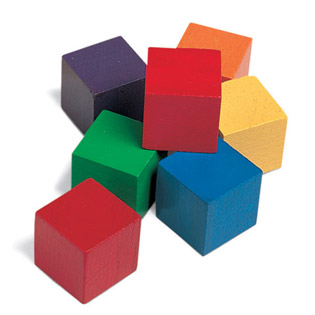
#> input picture cubes.jpg, 315 x 315 px
$ python corners.py
#> lines starting #> are read from the running program, lines starting #| are printed output that depends on the picture; after the words box and inside, x2 and y2 are one past the last pixel; in counts of white or black regions, pixels touching at a corner belong together
import cv2
import numpy as np

fname = 'cubes.jpg'
img = cv2.imread(fname)
#> img is the input picture: shape (315, 315, 3); mean B, G, R 176.7, 178.3, 194.3
gray = cv2.cvtColor(img,cv2.COLOR_BGR2GRAY)
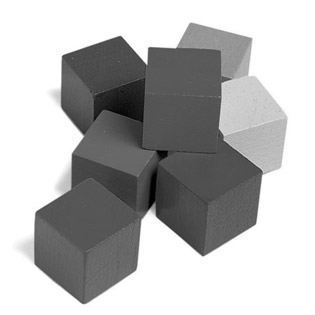
#> gray: shape (315, 315); min 0, max 255, mean 182.9

gray = np.float32(gray)
dst = cv2.cornerHarris(gray,2,3,0.04)
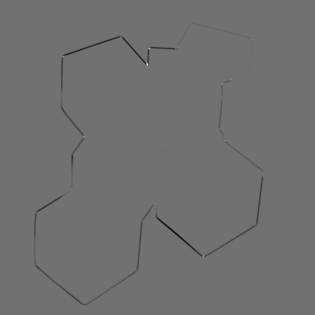
#> dst: shape (315, 315) float32; min -32057232, max 40016568, mean -168012; drawn with min black and max white
dst = cv2.dilate(dst,None)
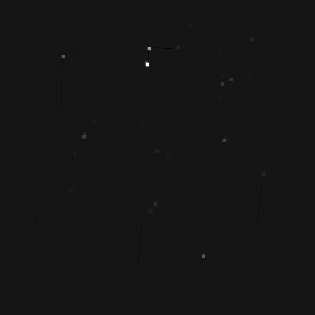
#> dst: shape (315, 315) float32; min -3742511.8, max 40016568, mean 13054.2; drawn with min black and max white
ret, dst = cv2.threshold(dst,0.01*dst.max(),255,0)
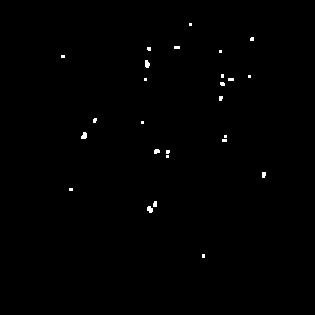
#> dst: shape (315, 315) float32; 0.43% white; 26 white regions (20 under 20 px), largest, box (x1, y1, x2, y2) and area: (81, 132, 87, 139) 33, (145, 60, 150, 68) 32, (147, 206, 153, 213) 32, (154, 149, 160, 154) 25, (262, 172, 266, 178) 22, (153, 201, 157, 207) 22
#> ret = 400165.7
dst = np.uint8(dst)

ret, labels, stats, centroids = cv2.connectedComponentsWithStats(dst)
#> labels: shape (315, 315) int32; 27 distinct labels, from 0 to 26
#> ret = 27; stats = 27 rows, first 6: [0, 0, 315, 315, 98799], [189, 23, 3, 3, 9], [250, 37, 4, 4, 15], [147, 47, 4, 4, 15], [174, 46, 6, 3, 18], [219, 50, 3, 3, 9]; centroids = 27 pairs, first value 62.5 to 263.4, second value 24 to 255.5

criteria = (cv2.TERM_CRITERIA_EPS + cv2.TERM_CRITERIA_MAX_ITER, 100, 0.001)
corners = cv2.cornerSubPix(gray,np.float32(centroids),(5,5),(-1,-1),criteria)
#> corners = 27 pairs, first value 61.6 to 262.9, second value 21.97 to 256.2

res = np.hstack((centroids,corners))
#> res = 27 rows, first 6: [156.9, 157.2, 158.8, 160.6], [190, 24, 189.8, 21.97], [251.6, 38.6, 251.9, 37.8], [148.6, 48.4, 147.9, 46.75], [176.5, 47, 175.1, 47.84], [220, 51, 220.3, 50.43]
res = np.int0(res)
#> res = 27 rows, first 6: [156, 157, 158, 160], [190, 24, 189, 21], [251, 38, 251, 37], [148, 48, 147, 46], [176, 47, 175, 47], [220, 51, 220, 50]
img[res[:,1],res[:,0]] = [0,0,255]
#> img: shape (315, 315, 3); 0.03% of pixels changed, all inside (x1, y1, x2, y2) = (62, 24, 264, 256)
img[res[:,3],res[:,2]] = [0,255,0]
#> img: shape (315, 315, 3); mean B, G, R 176.7, 178.3, 194.3

cv2.imwrite('subpixel15.png',img)

cv2.imshow('dst',img)
if cv2.waitKey(0) & 0xff == 27:
#> (key Esc is pressed here)
	cv2.destroyAllWindows()

$ run again, with IMG_0695.JPG copied over cubes.jpg
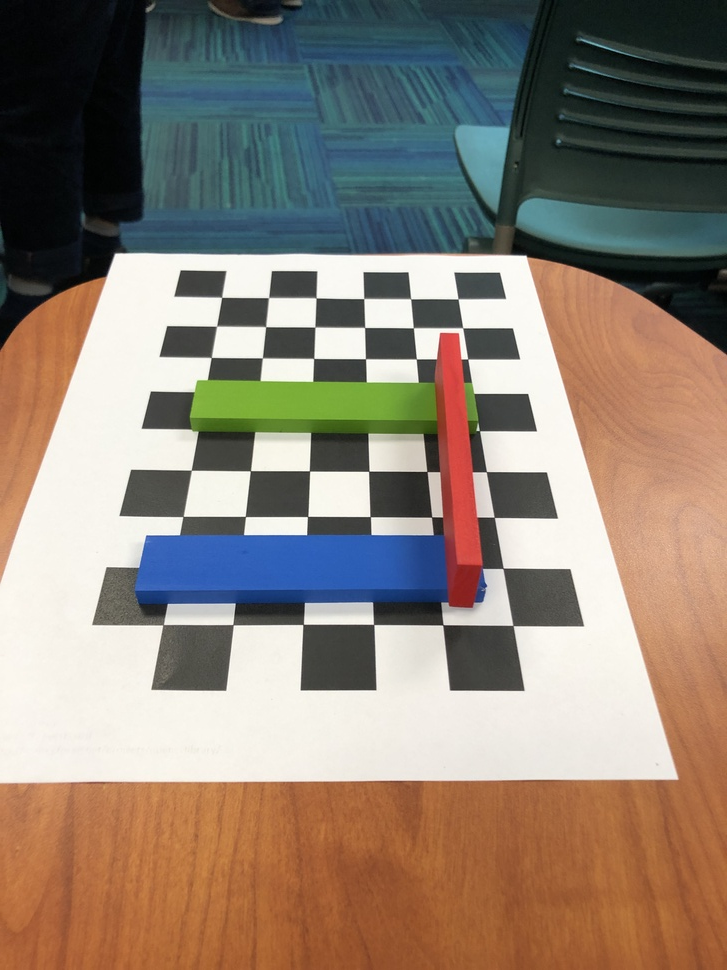
#> input picture IMG_0695.JPG, 727 x 970 px, shrunk from 3024 x 4032 before the run
#> img is the input picture: shape (970, 727, 3); mean B, G, R 116.1, 128.4, 141.3
#> `gray = cv2.cvtColor(img,cv2.COLOR_BGR2GRAY)`:
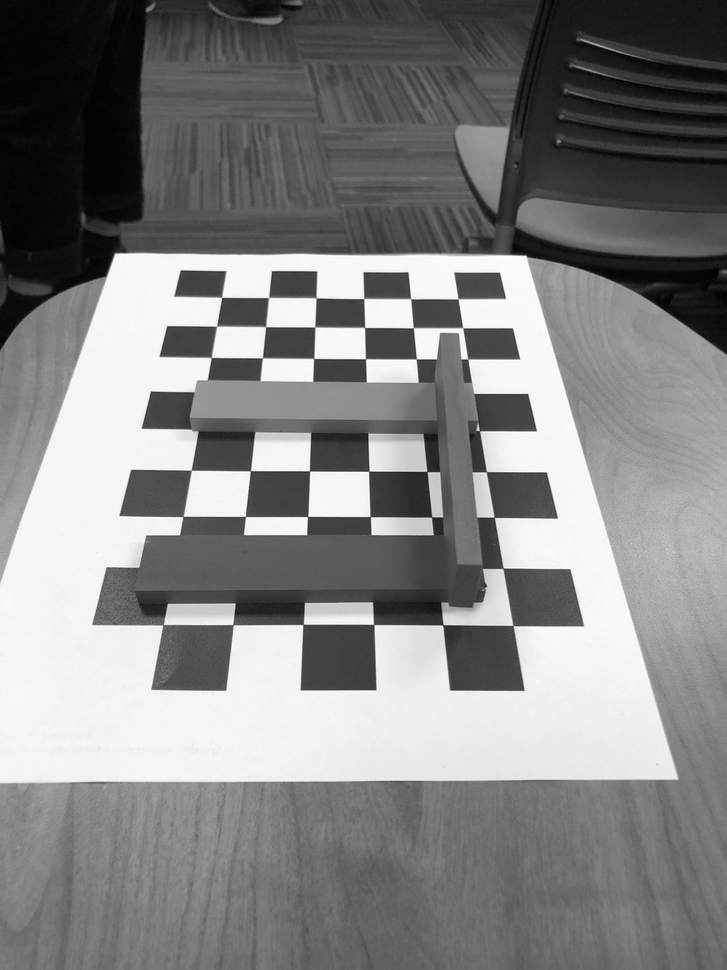
#> gray: shape (970, 727); min 0, max 255, mean 130.9
#> `ret, dst = cv2.threshold(dst,0.01*dst.max(),255,0)`:
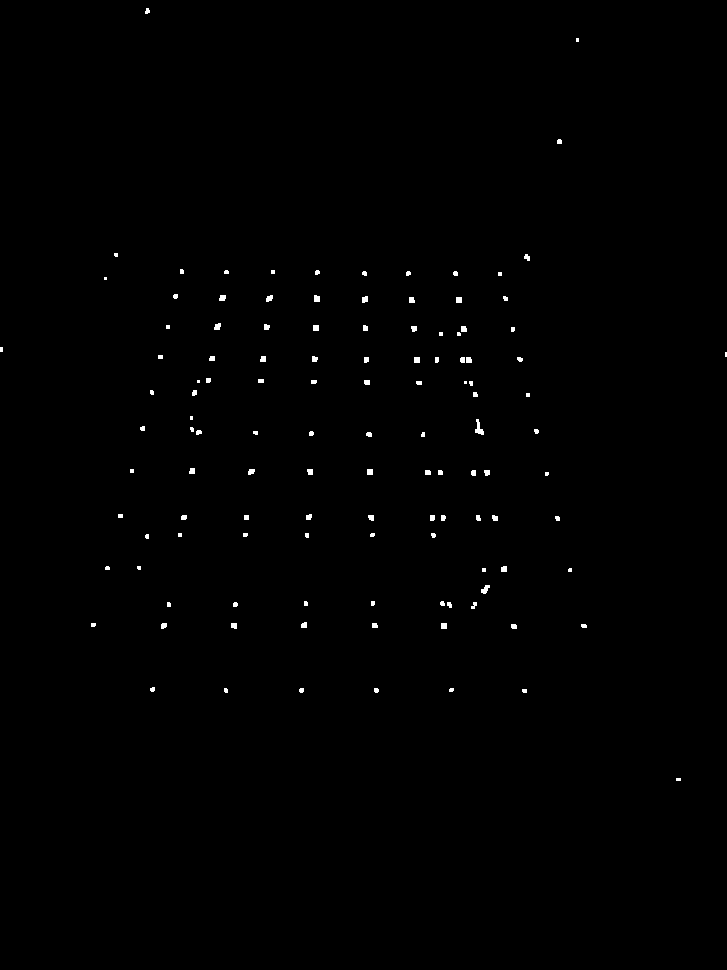
#> dst: shape (970, 727) float32; 0.41% white; 120 white regions (41 under 20 px), largest, box (x1, y1, x2, y2) and area: (475, 419, 484, 435) 73, (481, 585, 490, 594) 49, (314, 295, 320, 302) 39
#> `ret, dst = cv2.threshold(dst,0.01*dst.max(),255,0)`: ret = 668145.1
#> labels: shape (970, 727) int32; 121 distinct labels, from 0 to 120
#> `ret, labels, stats, centroids = cv2.connectedComponentsWithStats(dst)`: ret = 121; stats = 121 rows, first 6: [0, 0, 727, 970, 702270], [145, 8, 5, 6, 23], [576, 38, 3, 4, 12], [557, 139, 5, 5, 23], [114, 253, 4, 4, 15], [524, 254, 6, 7, 30]; centroids = 121 pairs, first value 1 to 725.5, second value 10.65 to 779
#> corners = 121 pairs, first value 0.158 to 725.9, second value 10.8 to 779.2
#> `res = np.hstack((centroids,corners))`: res = 121 rows, first 6: [363, 484.7, 363, 484.7], [147, 10.65, 144.8, 10.8], [577, 39.5, 575.4, 39.63], [559, 141.2, 557.1, 142.6], [115.6, 254.4, 114.5, 253.1], [526.7, 257, 525.5, 255.2]
#> `res = np.int0(res)`: res = 121 rows, first 6: [363, 484, 363, 484], [146, 10, 144, 10], [577, 39, 575, 39], [559, 141, 557, 142], [115, 254, 114, 253], [526, 257, 525, 255]

$ run again, with IMG_0707.JPG copied over cubes.jpg
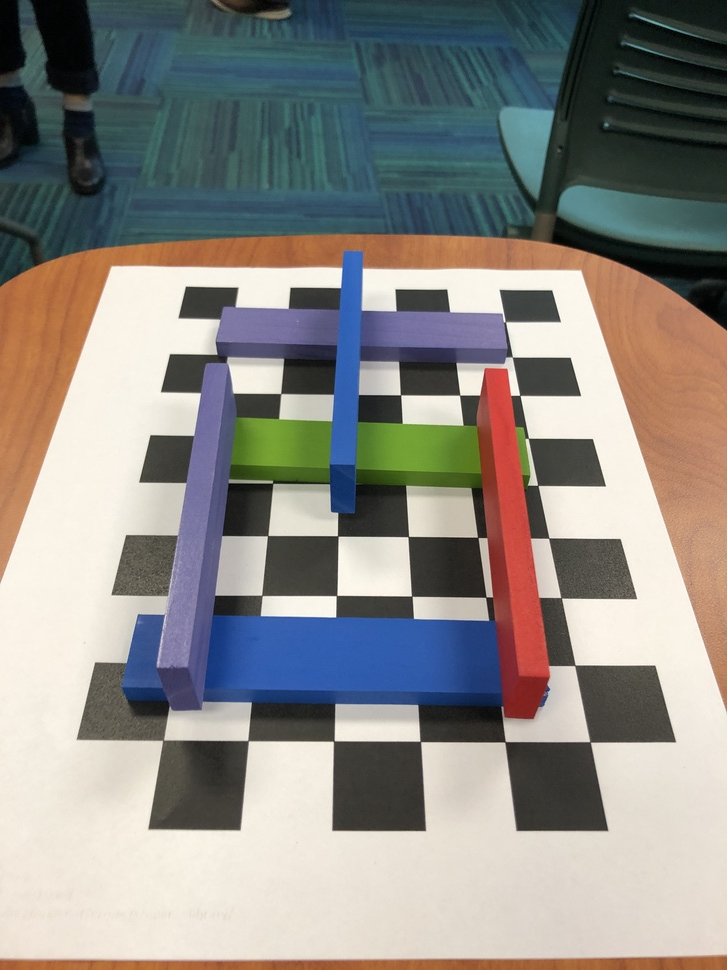
#> input picture IMG_0707.JPG, 727 x 970 px, shrunk from 3024 x 4032 before the run
#> img is the input picture: shape (970, 727, 3); mean B, G, R 133.4, 138.1, 140.4
#> `gray = cv2.cvtColor(img,cv2.COLOR_BGR2GRAY)`:
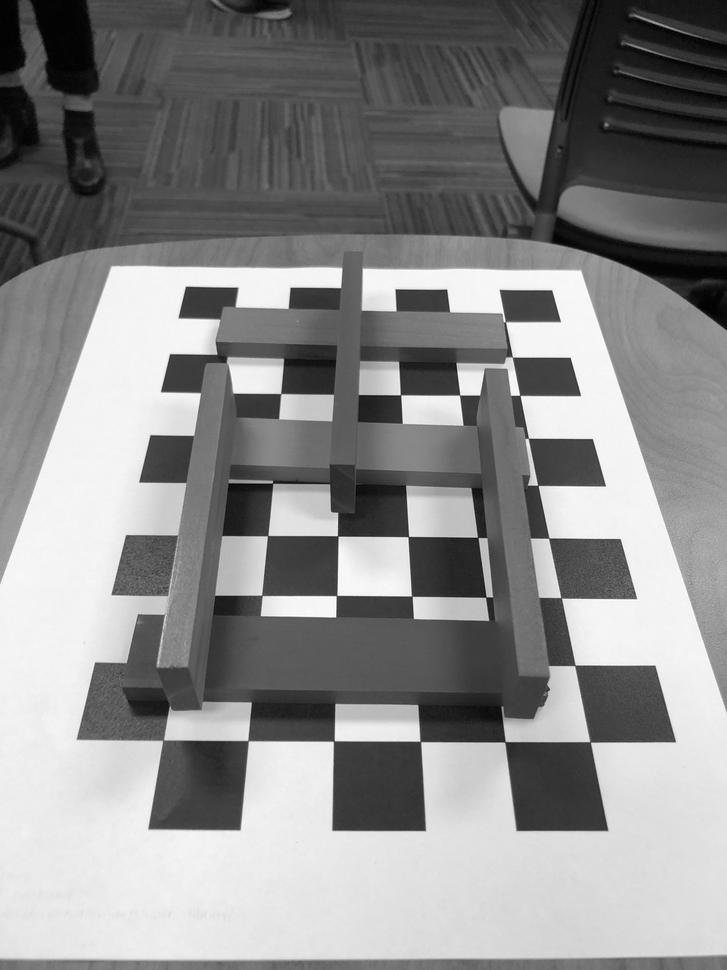
#> gray: shape (970, 727); min 0, max 254, mean 138.2
#> `ret, dst = cv2.threshold(dst,0.01*dst.max(),255,0)`:
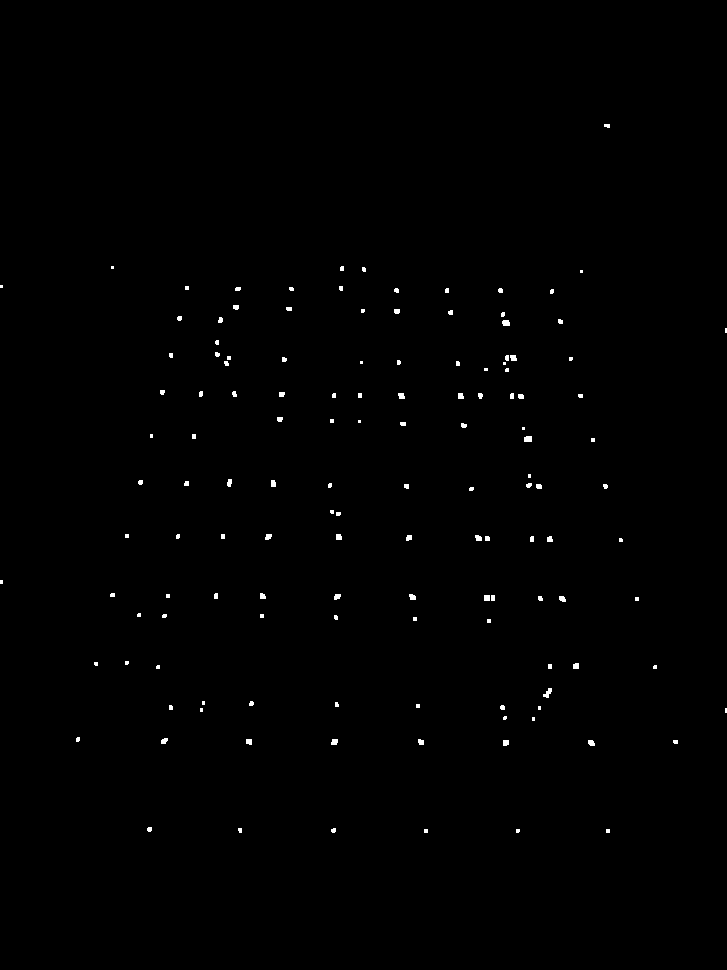
#> dst: shape (970, 727) float32; 0.41% white; 136 white regions (67 under 20 px), largest, box (x1, y1, x2, y2) and area: (543, 688, 552, 698) 49, (524, 436, 532, 442) 46, (502, 320, 510, 326) 43
#> `ret, dst = cv2.threshold(dst,0.01*dst.max(),255,0)`: ret = 726900.1
#> labels: shape (970, 727) int32; 137 distinct labels, from 0 to 136
#> `ret, labels, stats, centroids = cv2.connectedComponentsWithStats(dst)`: ret = 137; stats = 137 rows, first 6: [0, 0, 727, 970, 702271], [604, 124, 6, 4, 21], [111, 266, 3, 3, 9], [340, 266, 4, 5, 19], [362, 267, 4, 5, 18], [580, 270, 3, 3, 9]; centroids = 137 pairs, first value 1 to 725.5, second value 125.3 to 830.5
#> corners = 137 pairs, first value 0.00404 to 725.9, second value 126 to 830.5
#> `res = np.hstack((centroids,corners))`: res = 137 rows, first 6: [362.9, 484.4, 362.9, 484.4], [606.7, 125.3, 604.7, 126], [112, 267, 111.1, 265.8], [341.6, 268.1, 342.1, 267.8], [363.5, 269, 362.2, 268.2], [581, 271, 580.6, 270]
#> `res = np.int0(res)`: res = 137 rows, first 6: [362, 484, 362, 484], [606, 125, 604, 125], [112, 267, 111, 265], [341, 268, 342, 267], [363, 269, 362, 268], [581, 271, 580, 270]
